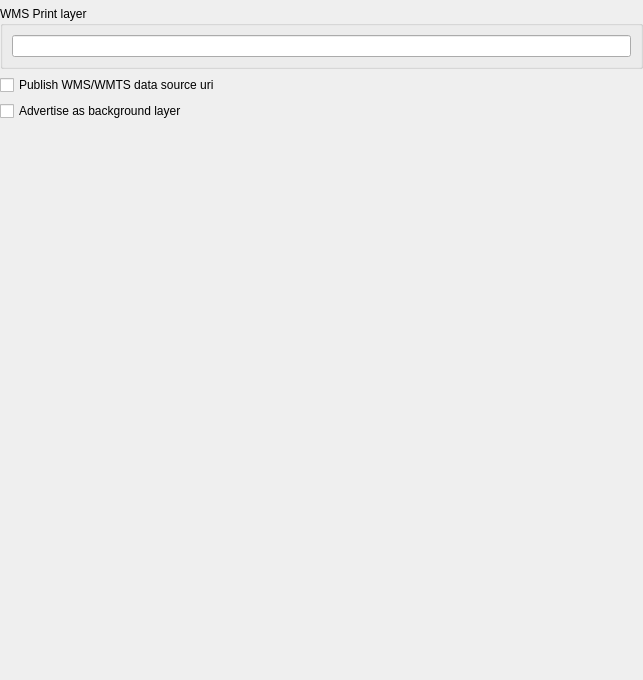
             <widget class="QWidget" name="scrollAreaWidgetContents_4">
              <property name="geometry">
               <rect>
                <x>0</x>
                <y>0</y>
                <width>643</width>
                <height>680</height>
               </rect>
              </property>
              <layout class="QGridLayout" name="gridLayout_12">
               <property name="leftMargin">
                <number>0</number>
               </property>
               <property name="topMargin">
                <number>0</number>
               </property>
               <property name="rightMargin">
                <number>0</number>
               </property>
               <property name="bottomMargin">
                <number>0</number>
               </property>
               <item row="1" column="0">
                <widget class="QgsCollapsibleGroupBox" name="mWMSPrintGroupBox">
                 <property name="title">
                  <string>WMS Print layer</string>
                 </property>
                 <layout class="QGridLayout" name="gridLayout_4">
                  <item row="0" column="0">
                   <widget class="QLineEdit" name="mWMSPrintLayerLineEdit"/>
                  </item>
                 </layout>
                </widget>
               </item>
               <item row="3" column="0">
                <widget class="QCheckBox" name="mBackgroundLayerCheckBox">
                 <property name="text">
                  <string>Advertise as background layer</string>
                 </property>
                </widget>
               </item>
               <item row="4" column="0">
                <spacer name="verticalSpacer_4">
                 <property name="orientation">
                  <enum>Qt::Vertical</enum>
                 </property>
                 <property name="sizeHint" stdset="0">
                  <size>
                   <width>20</width>
                   <height>0</height>
                  </size>
                 </property>
                </spacer>
               </item>
               <item row="0" column="0">
                <widget class="QgsMapLayerServerPropertiesWidget" name="mMapLayerServerPropertiesWidget" native="true"/>
               </item>
               <item row="2" column="0">
                <widget class="QCheckBox" name="mPublishDataSourceUrlCheckBox">
                 <property name="text">
                  <string>Publish WMS/WMTS data source uri</string>
                 </property>
                </widget>
               </item>
              </layout>
             </widget>
